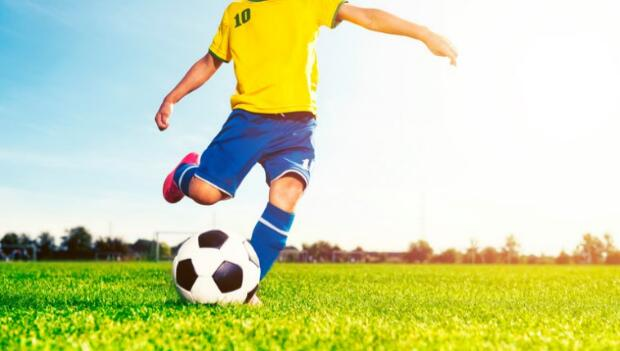
#> input picture pic/operate/footballshooter.jpg, 620 x 351 px, found by its file name
$ python perfomance.py
#> lines starting #> are read from the running program, lines starting #| are printed output that depends on the picture
import cv2 as cv
import numpy as np

# e1 = cv.getTickCount()

# e2 = cv.getTickCount()

# time = (e2-e1)/cv.getTickFrequency()

img1 = cv.imread('pic/operate/footballshooter.jpg')
#> img1 is the input picture: shape (351, 620, 3); mean B, G, R 163.3, 214.1, 203.9
e1 = cv.getTickCount()

for i in range(5,49,2):
    img1 = cv.medianBlur(img1,i)
#> this loop made 22 passes
#> pass 2, `img1 = cv.medianBlur(img1,i)`:
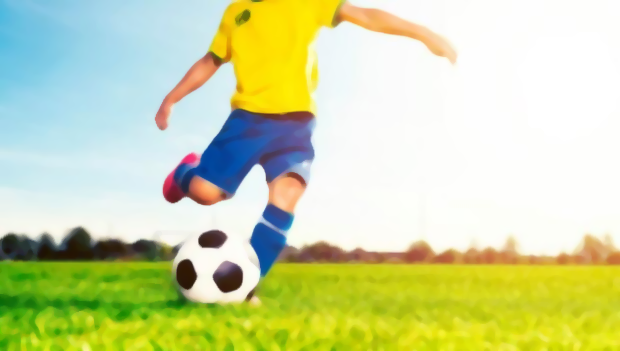
#> img1: shape (351, 620, 3); mean B, G, R 162.8, 214.5, 204.3
#> after the loop:
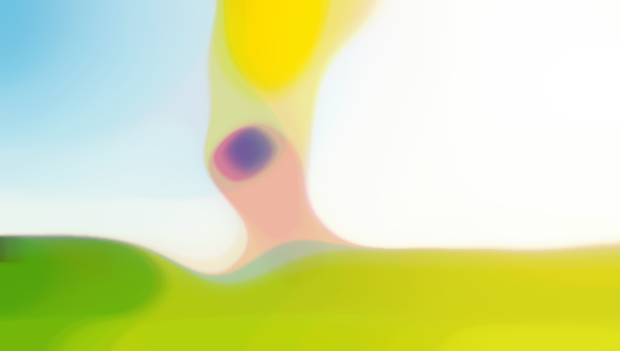
#> img1: shape (351, 620, 3); mean B, G, R 165.7, 225.2, 214.1
e2 = cv.getTickCount()

time = (e2-e1)/cv.getTickFrequency()

print(time)

print(cv.useOptimized())

#when the size of the array or list is very small(1 or 2 size), python operation is faster
